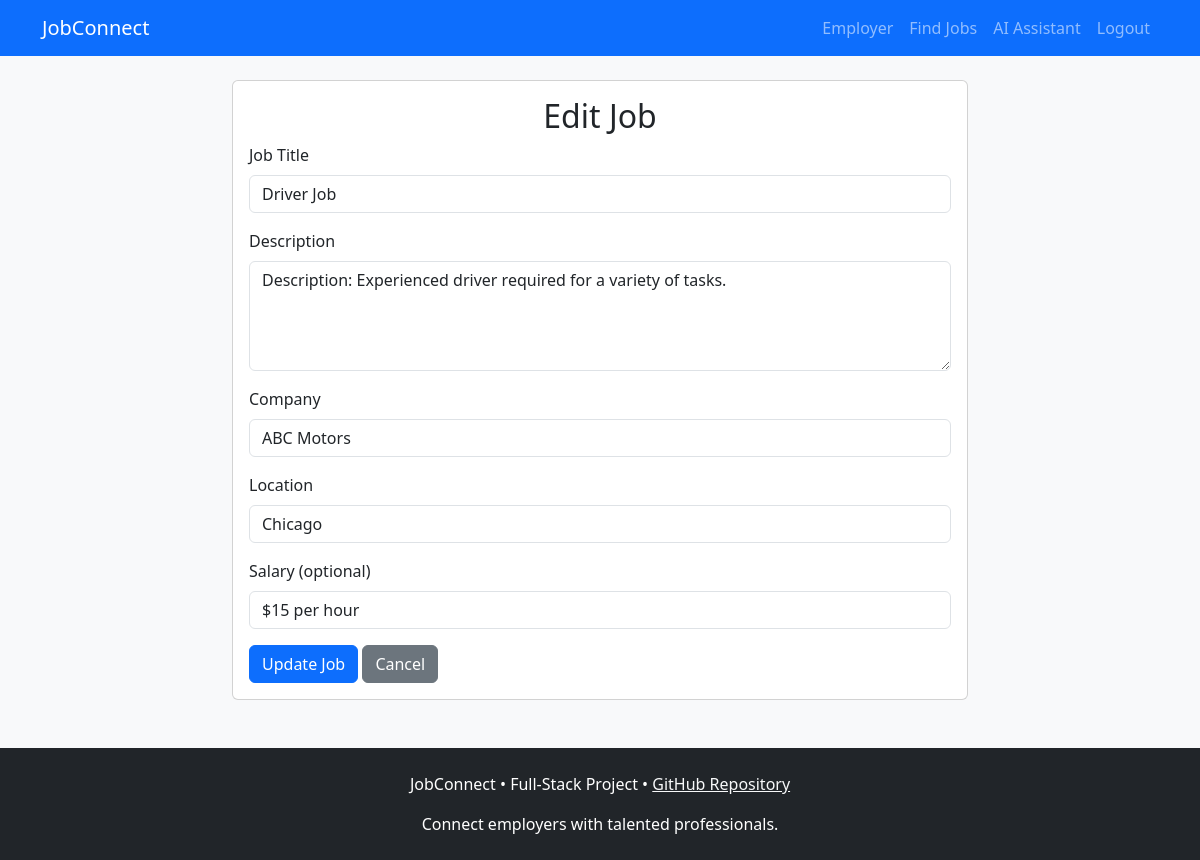
The page /edit_job/2 (signed in) on the database its author committed.
### models.py (models this page shows)
class Job(db.Model):
    id = db.Column(db.Integer, primary_key=True)
    title = db.Column(db.String(100), nullable=False)
    description = db.Column(db.Text, nullable=True)
    company = db.Column(db.String(100), nullable=False)
    location = db.Column(db.String(100), nullable=False)
    salary = db.Column(db.String(50), nullable=True)
    user_id = db.Column(db.Integer, db.ForeignKey('user.id'), nullable=False)
    date_posted = db.Column(db.DateTime, default=datetime.utcnow)

### app.py (the view, shortened to what this page needs)
@app.route("/edit_job/<int:id>", methods=["GET", "POST"])
@login_required
def edit_job(id):
    job = Job.query.get_or_404(id)
    if job.user_id != session["user_id"]:
        return redirect(url_for("index"))
    return render_template("edit_job.html", job=job)

### app.py (called while the page is built)
def login_required(f):
    @wraps(f)
    def decorated_function(*args, **kwargs):
        if "user_id" not in session:
            return redirect(url_for("login"))
        return f(*args, **kwargs)
    return decorated_function

### templates/edit_job.html (shortened to what this page needs)
{% extends "base.html" %}
{% block content %}
<div class="row justify-content-center">
    <div class="col-md-8">
        <div class="card">
            <div class="card-body">
                <h2 class="card-title text-center">Edit Job</h2>
                <form method="post">
                    <div class="mb-3">
                        <label for="title" class="form-label">Job Title</label>
                        <input type="text" class="form-control" id="title" name="title" value="{{ job.title }}" required>
                    </div>
                    <div class="mb-3">
                        <label for="description" class="form-label">Description</label>
                        <textarea class="form-control" id="description" name="description" rows="4">{{ job.description }}</textarea>
                    </div>
                    <div class="mb-3">
                        <label for="company" class="form-label">Company</label>
                        <input type="text" class="form-control" id="company" name="company" value="{{ job.company }}" required>
                    </div>
                    <div class="mb-3">
                        <label for="location" class="form-label">Location</label>
                        <input type="text" class="form-control" id="location" name="location" value="{{ job.location }}" required>
                    </div>
                    <div class="mb-3">
                        <label for="salary" class="form-label">Salary (optional)</label>
                        <input type="text" class="form-control" id="salary" name="salary" value="{{ job.salary }}">
                    </div>
                    <button type="submit" class="btn btn-primary">Update Job</button>
                    <a href="{{ url_for('index') }}" class="btn btn-secondary">Cancel</a>
                </form>
            </div>
        </div>
    </div>
</div>
{% endblock %}

### rows shown on the page
Job: title "Driver Job", description "Description: Experienced driver required for a variety of tasks.", company "ABC Motors", location "Chicago", salary "$15 per hour"
